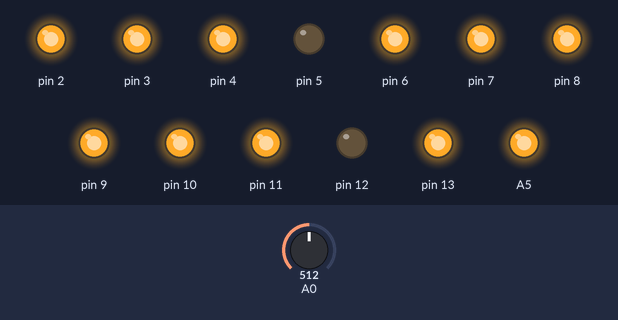
The sketch below on a simulated Arduino Uno, built with avr-gcc and run on an emulated ATmega328P. Shown: output pins drawn as LEDs (lit = HIGH). Inputs (shaded band) come from the test bench; at power-on: A0 = 512. Pins used as bus, display or sensor lines are not drawn; what the sketch prints to the serial monitor is not drawn.

Above: at 0.1 s.
Timing chart, 0 to 1.6 s (numbered marks = the images above):
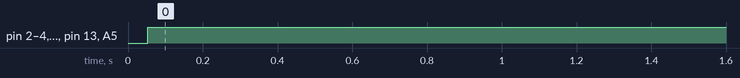

The sketch:

buggy_distance_encoder.ino
```cpp
/*  Nat Jeffries Fall 2015
    CIA buggy speedometer project
    Version 1.1
*/

#define NUM_SLOTS 50
#define CIR_MM 479//mm ( for a 6 inch wheel)
/*** !!THE FOLLOWING IS FOR MY BIKE!!! ***/
#define CIR 2413//1074 //diameter to calculate MPH (cir (mm) * (mph/(m/s)))
#define MS_PER_BUCKET 50 //ms
#define POLL_RATE 2 //ms between polling

/* global variables */
int time_buckets[NUM_SLOTS]; //number of
unsigned long start_time;
int prev_magnet;
int loop_count; // loop counter - determine when to increment bucket
int trigger_count; //number of sensor edges seen in current bucket
long total_distance_travelled; //distance covered in mm

/* I/O helpers */
void show_mph(){
  int total = _sum_buckets();
  //Serial.println(total);
  int mph = 0;
  if (total > 0)
    mph = (CIR * total)/(MS_PER_BUCKET * NUM_SLOTS);
  //Serial.println(mph);
  disp(1, mph%10);
  disp(0, mph/10);
}

void disp(int dispnum, int num){
  int val = (num == 0) ? B01011111 :
  (num == 1) ? B00000110 :
  (num == 2) ? B00111101 :
  (num == 3) ? B00101111 :
  (num == 4) ? B01100110 :
  (num == 5) ? B01101011 :
  (num == 6) ? B01111011 :
  (num == 7) ? B00000111 :
  (num == 8) ? B01111111 :
  (num == 9) ? B01100111 : 0;
  for (int i=7*dispnum; i<=6+7*dispnum; i++){
    if (i == 0)
      digitalWrite(A5, val & 1);
    else
      digitalWrite(i, val & 1);
    val = val>> 1;
  }
}

/* internal helpers */
void _insert_bucket(int val){
  for (int i=NUM_SLOTS-1; i>0; i--){
    time_buckets[i] = time_buckets[i-1];
  }
  time_buckets[0] = val;
}

int _magnet(){
  int mag_val = analogRead(A0);
  return ((mag_val > 550) || (mag_val < 450));
}


int _check_sensor(){
  int mag = _magnet();
  int ret = (mag && !prev_magnet); //only register if new magnet pass detected
  prev_magnet = mag;
  if (ret){
    total_distance_travelled += CIR_MM;
  }
  return ret;
}

int _sum_buckets(){
  int total = 0;
  for (int i=0; i<NUM_SLOTS; i++){
    total += time_buckets[i];
  }
  return total;
}

/* setup and main loop */
void setup(){
  Serial.begin(9600);
  int i;
  /* set port directions */
  for (i=0; i<=13; i++){
    pinMode(i, OUTPUT);
  }
  pinMode(A0, INPUT);
  pinMode(A5, OUTPUT);
  for(i=0; i<NUM_SLOTS; i++){
    time_buckets[i] = 0;
  }
  prev_magnet = 0;
  loop_count = 0;
  trigger_count = 0;
  total_distance_travelled = 0;
}

void loop(){
  start_time = micros();
  if (loop_count++ > 25){
    _insert_bucket(trigger_count);
    show_mph();
    Serial.println(total_distance_travelled);
    loop_count = 0;
    trigger_count = 0;
  }
  trigger_count = (_check_sensor()) ? trigger_count + 1 : trigger_count;
  delayMicroseconds(2000 - (micros() - start_time));
}
```

Measured:
- by itself, pin 2–4, pin 6–11, pin 13, A5: LOW → HIGH at 0.05 s
